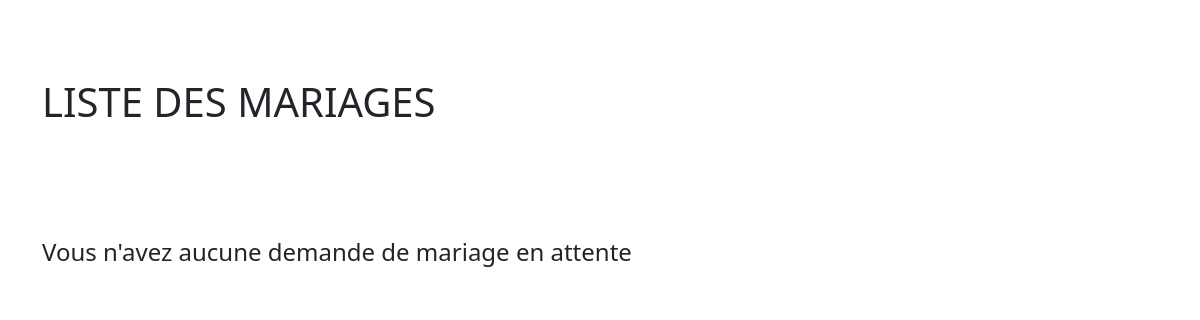
The page /Controleur/historique.php on the database as committed earlier.
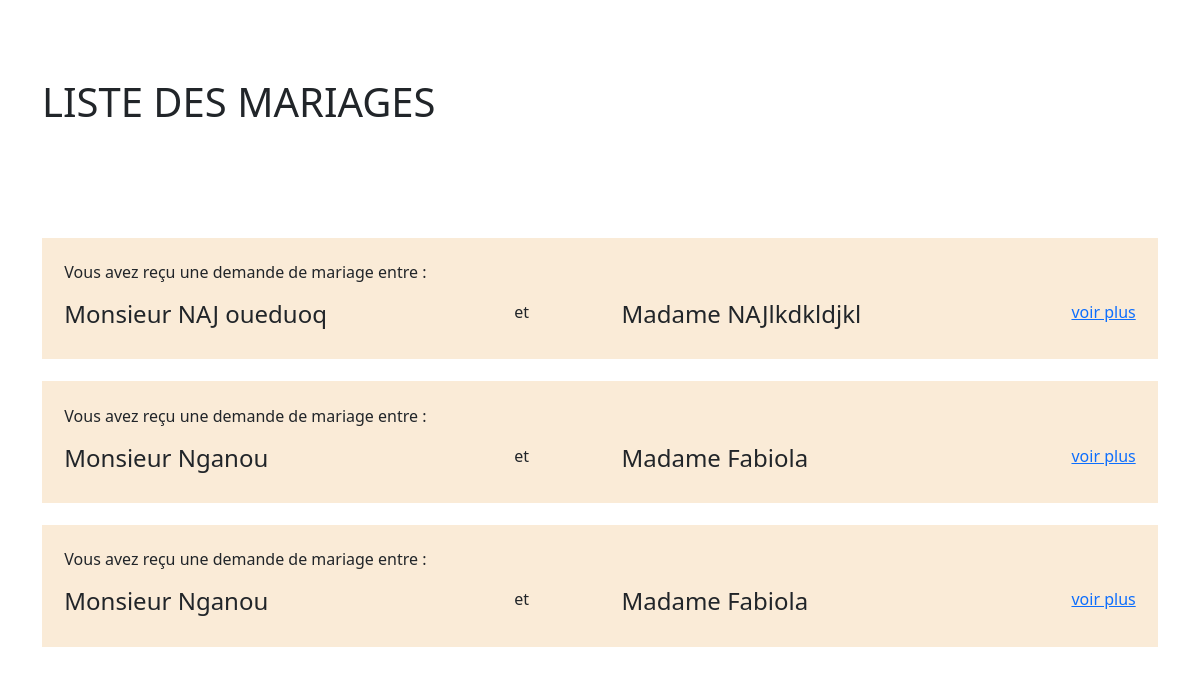
The same page on the database as committed later.
### tables this page shows
CREATE TABLE `acte_mariage` (
  `identifiant` int(11) NOT NULL,
  `conjoin` int(160) NOT NULL,
  `conjointe` int(160) NOT NULL,
  `temoin_conjoin` int(160) NOT NULL,
  `temoin_conjointe` int(160) NOT NULL,
  `pere_conjoin` int(160) NOT NULL,
  `pere_conjointe` int(160) NOT NULL,
  `mere_conjoin` int(11) NOT NULL,
  `mere_conjointe` int(11) NOT NULL,
  `nom_maire` varchar(100) DEFAULT NULL,
  `date_etablissement` date DEFAULT NULL,
  `statut` enum('en attente','refuser','valider','') NOT NULL
);

CREATE TABLE `personne` (
  `identifiant` int(11) NOT NULL,
  `nom` varchar(160) NOT NULL,
  `prenom` varchar(100) NOT NULL,
  `date_naissance` date DEFAULT NULL,
  `contact` int(11) DEFAULT NULL,
  `email` varchar(200) NOT NULL,
  `sexe` varchar(1) NOT NULL,
  `nature` enum('mari','mariee','temoins','parent') NOT NULL
);

### Controleur/historique.php (called while the page is built, shortened)
<?php
include_once '../lib/autoload.init.php';
$db = connectDb();
$manager = new ManagerMariage($db);
$listeMariage = $manager->getHistoriqueMariage();
include_once "../Vue/admin/listeDeMariage.php";

### lib/autoload.init.php (called while the page is built, shortened)
<?php
    function autoload($className){
        if(file_exists($file = dirname(__FILE__). '/../Model/'. $className. '.class.php')){
            require $file;
        }
    }

### Model/ManagerMariage.class.php (called while the page is built, shortened)
<?php
class ManagerMariage{
    private PDO $db;
    public function __construct(PDO $db)
    {
        $this->db = $db;
    }
    public function getPersonne($id){
        $requete = "SELECT * FROM personne WHERE identifiant = :id";
        $result = $this->db->prepare($requete);
        $result->bindValue(':id', $id, PDO::PARAM_INT);
        $result->execute();
        $donne = $result->fetch();
        $perso = null;
        if($donne){
            $perso = new Personne($donne);
        }
        return $perso;
    }
    public function getHistoriqueMariage(){
        $sql = 'SELECT * FROM acte_mariage';
        $nv = $this->db->query($sql);
        $tab=$nv->fetchAll();
        $tabActe = null;
        if($tab){
            foreach($tab as $val){
                $tabActe[] = new ActeMariage($val);
            }
        }
        return $tabActe;
    }
}

### Vue/admin/listeDeMariage.php (the view, shortened to what this page needs)
<!DOCTYPE html>
<html lang="en">
<head>
    <link href="https://cdn.jsdelivr.net/npm/bootstrap@5.3.3/dist/css/bootstrap.min.css" rel="stylesheet">
    <link rel="stylesheet" href="../Public/css/listeDeMariage.css">
</head>
<body>
    <div class="container" >
        <h1>LISTE DES MARIAGES </h1>
        <?php
            if(isset($listeMariage)) {
            foreach($listeMariage as $liste){
                $idMariage = $liste->identifiant;
                $nomHomme = ($manager->getPersonne($liste->conjoin))->nom;
                $nomFemme = ($manager->getPersonne($liste->conjointe))->nom;
        ?>
        <div class="b1">
            <p>Vous avez reçu une demande de mariage entre : </p>
            <div class="a1">
                <div class="col">
                    <h4>Monsieur <?php echo $nomHomme; ?></h4>
                </div>
                <div class="et"> et </div>
                <div class="col" id="col">
                    <h4>Madame <?php echo $nomFemme; ?></h4>
                </div>
                <div><a href="?page=infoDuMariage&id=<?php echo $idMariage;?>">voir plus</a></div>
            </div>
        </div>
        <?php } } else { echo ("<h4>Vous n'avez aucune demande de mariage en attente</h4>");} ?>
</div>
</body>
</html>

### Public/css/listeDeMariage.css (style rules this page uses)
body { width: 100vw; height: 100vh; }
h1 { margin-top: 7%; margin-bottom: 10%; }
.a1 { width: 100%; display: flex; }
.b1 { padding: 2%; background-color: antiquewhite; margin-bottom: 2%; }
.et { width: 10%; text-align: left; }
.col { width: 30%; }

Rows that differ between the two databases and show on the page:
added acte_mariage: conjoin.nom "NAJ oueduoq", conjointe.nom "NAJlkdkldjkl"
added acte_mariage: conjoin.nom "Nganou", conjointe.nom "Fabiola"
added acte_mariage: conjoin.nom "Nganou", conjointe.nom "Fabiola"
Other text that changed with them:
text no longer shown: "Vous n'avez aucune demande de mariage en attente"
